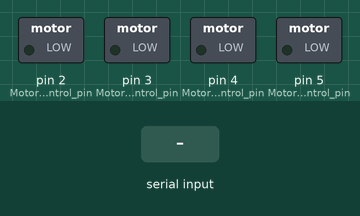
A sketch run on a simulated Arduino Uno, built with avr-gcc and run on an emulated ATmega328P. Parts: switched loads named in the sketch (green lamp = pin HIGH). The test bench sets the inputs (shaded band).

Above: at 1.2 s.
1.3 s: "a" received over the second serial link
At 1.9 s:
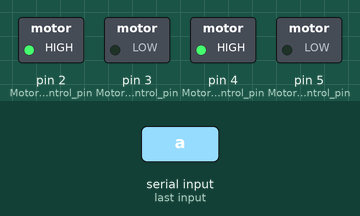
2.8 s: "b" received over the second serial link
At 4.2 s:
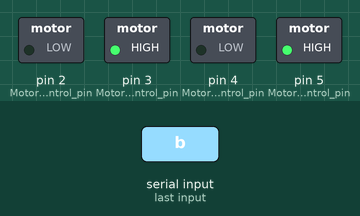
Timing chart, 0 to 5.8 s (numbered marks = the images above; inputs shaded):
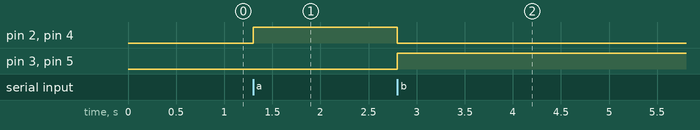

The sketch:

arduino_code.ino
```cpp
#include <SoftwareSerial.h>

SoftwareSerial bluetooth(10, 11); // RX, TX

void setup() {
  Serial.begin(9600);
  bluetooth.begin(9600);
  pinMode(2, OUTPUT); // Motor control pin
  pinMode(3, OUTPUT); // Motor control pin
  pinMode(4, OUTPUT); // Motor control pin
  pinMode(5, OUTPUT); // Motor control pin
}

void loop() {
  if (bluetooth.available()) {
    char command = bluetooth.read();
    executeCommand(command);
  }
}

void executeCommand(char command) {
  switch (command) {
    case 'a': // forward
      moveForward();
      break;
    case 'b': // backward
      moveBackward();
      break;
    case 'left': // left
      turnLeft();
      break;
    case 'right': // right
      turnRight();
      break;
    case 'stop': // Stop
      stopRobot();
      break;
    case 'c': //line follow alghoritm
      followLine();
      break;
    case 'obstacle': // obstacle avoidance algorithm
      ObstacleAvoidance();
      break;
    default:
      break;
  }
}

// Define your motor control functions here
void moveForward() {
  digitalWrite(2, HIGH);
  digitalWrite(3, LOW);
  digitalWrite(4, HIGH);
  digitalWrite(5, LOW);
}

void moveBackward() {
  digitalWrite(2, LOW);
  digitalWrite(3, HIGH);
  digitalWrite(4, LOW);
  digitalWrite(5, HIGH);
}

void turnLeft() {
  digitalWrite(2, LOW);
  digitalWrite(3, LOW);
  digitalWrite(4, HIGH);
  digitalWrite(5, LOW);
}

void turnRight() {
  digitalWrite(2, HIGH);
  digitalWrite(3, LOW);
  digitalWrite(4, LOW);
  digitalWrite(5, LOW);
}

void stopRobot() {
  digitalWrite(2, LOW);
  digitalWrite(3, LOW);
  digitalWrite(4, LOW);
  digitalWrite(5, LOW);
}

void followLine() {
  // Implement your line tracking algorithm here
  // For example, control motor actions to follow a line
}

void ObstacleAvoidance() {
  // Implement your obstacle avoidance algorithm here
  // For example, control motor actions to avoid obstacles
}
```

Measured:
- after the input at 1.3 s, pin 2 (Motor_control_pin), pin 4 (Motor_control_pin): LOW → HIGH at once
- after the input at 2.8 s, pin 2 (Motor_control_pin), pin 4 (Motor_control_pin): HIGH → LOW at once; pin 3 (Motor_control_pin), pin 5 (Motor_control_pin): LOW → HIGH at once
